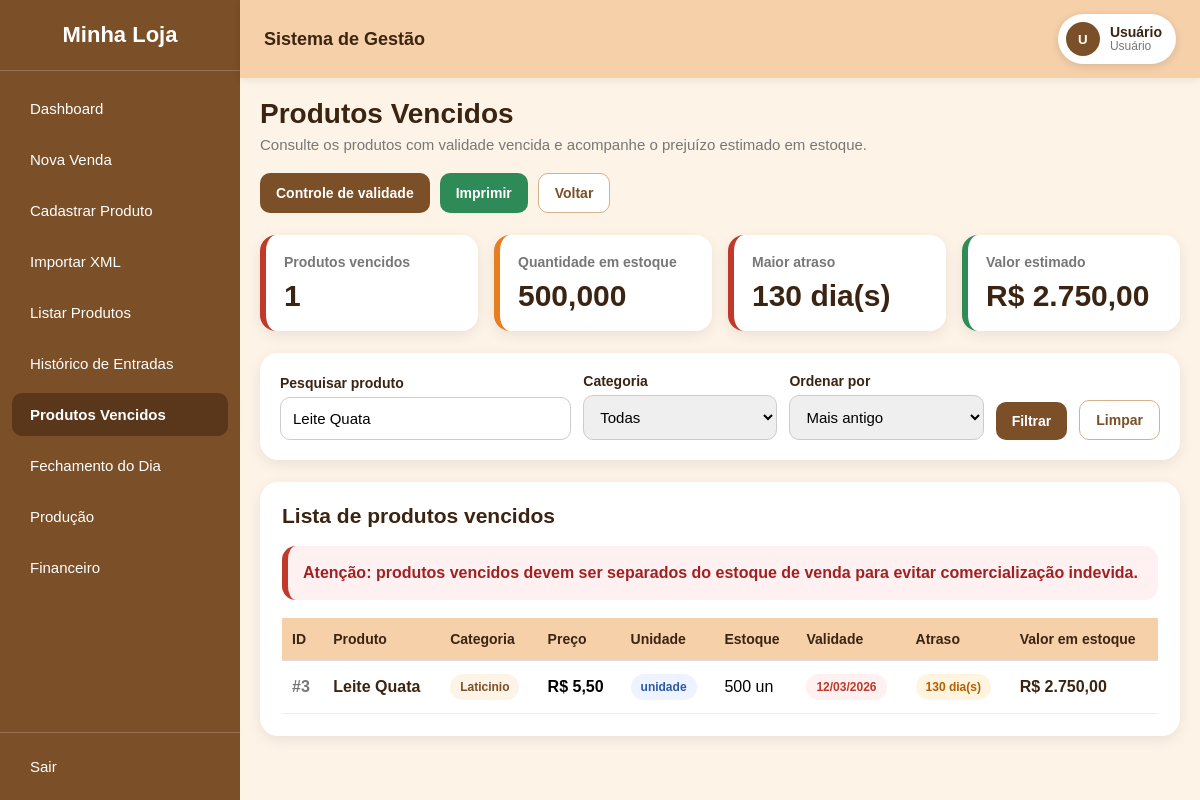
The app's page /views/vencidos.php?busca=Leite Quata (signed in) with its own data.
### tables this page shows
CREATE TABLE `produtos` (
  `id` int(11) NOT NULL AUTO_INCREMENT,
  `nome` varchar(100) NOT NULL,
  `preco` decimal(10,2) NOT NULL DEFAULT 0.00,
  `unidade_medida` enum('unidade','kg') NOT NULL DEFAULT 'unidade',
  `categoria` varchar(50) DEFAULT NULL,
  `validade` date DEFAULT NULL,
  `estoque` decimal(10,3) NOT NULL DEFAULT 0.000,
  `estoque_minimo` decimal(10,3) NOT NULL DEFAULT 5.000,
  `criado_em` timestamp NOT NULL DEFAULT current_timestamp(),
  PRIMARY KEY (`id`),
  KEY `idx_produtos_nome` (`nome`),
  KEY `idx_produtos_categoria` (`categoria`),
  KEY `idx_produtos_validade` (`validade`)
);

### utils.php (called while the page is built, shortened)
<?php
function e($str) {
    return htmlspecialchars($str ?? '', ENT_QUOTES, 'UTF-8');
}

### views/vencidos.php (the view, shortened to what this page needs)
<?php
require_once __DIR__ . '/../pdo.php';
require_once __DIR__ . '/../utils.php';
$busca = trim($_GET['busca'] ?? '');
$ordenar = $_GET['ordenar'] ?? 'mais_antigo';
$where = [
    "validade IS NOT NULL",
    "validade < CURDATE()"
];
$params = [];
if ($busca !== '') {
    $where[] = "nome LIKE ?";
    $params[] = "%{$busca}%";
}
$orderSql = "validade ASC";
$whereSql = implode(" AND ", $where);
$stmt = $pdo->prepare("
    SELECT
        id,
        nome,
        preco,
        unidade_medida,
        categoria,
        validade,
        estoque,
        estoque_minimo,
        DATEDIFF(CURDATE(), validade) AS dias_vencido,
        (preco * estoque) AS valor_em_estoque
    FROM produtos
    WHERE {$whereSql}
    ORDER BY {$orderSql}
");
$stmt->execute($params);
$produtos = $stmt->fetchAll(PDO::FETCH_ASSOC);
$total_produtos = count($produtos);
$total_estoque = 0;
$total_valor = 0;
$maior_atraso = 0;
foreach ($produtos as $p) {
    $total_estoque += (float)$p['estoque'];
    $total_valor += (float)$p['valor_em_estoque'];
    if ((int)$p['dias_vencido'] > $maior_atraso) {
        $maior_atraso = (int)$p['dias_vencido'];
    }
}
function formatarQuantidadeVencidos($quantidade, $unidade)
{
    return number_format((float)$quantidade, 0, ',', '.') . ' un';
}
function formatarDataVencidos($data)
{
    return date('d/m/Y', strtotime($data));
}
include __DIR__ . '/layout.php';
?>
<div class="vencidos-page">
    <div class="vencidos-header">
        <div class="vencidos-title">
            <h2>Produtos Vencidos</h2>
            <p>Consulte os produtos com validade vencida e acompanhe o prejuízo estimado em estoque.</p>
        </div>
        <div class="vencidos-actions">
            <a href="validade.php" class="venc-btn-link venc-btn-primary">
                Controle de validade
            </a>
            <button type="button" class="venc-btn venc-btn-print" onclick="window.print()">
                Imprimir
            </button>
            <a href="dashboard.php" class="venc-btn-link venc-btn-secondary">
                Voltar
            </a>
        </div>
    </div>
    <div class="venc-stats">
        <div class="venc-stat-card">
            <span>Produtos vencidos</span>
            <h3><?= e($total_produtos) ?></h3>
        </div>
        <div class="venc-stat-card orange">
            <span>Quantidade em estoque</span>
            <h3><?= number_format($total_estoque, 3, ',', '.') ?></h3>
        </div>
        <div class="venc-stat-card">
            <span>Maior atraso</span>
            <h3><?= e($maior_atraso) ?> dia(s)</h3>
        </div>
        <div class="venc-stat-card green">
            <span>Valor estimado</span>
            <h3>R$ <?= number_format($total_valor, 2, ',', '.') ?></h3>
        </div>
    </div>
    <div class="venc-filter-card">
        <form method="GET" class="filtro-form">
            <div class="form-group">
                <label>Pesquisar produto</label>
                <input
                    type="text"
                    name="busca"
                    value="<?= e($busca) ?>"
                    placeholder="Digite o nome do produto"
                >
            </div>
            <div class="form-group">
                <label>Categoria</label>
                <select name="categoria">
                    <option value="">Todas</option>
                </select>
            </div>
            <div class="form-group">
                <label>Ordenar por</label>
                <select name="ordenar">
                    <option value="mais_antigo" <?= $ordenar === 'mais_antigo' ? 'selected' : '' ?>>
                        Mais antigo
                    </option>
                </select>
            </div>
            <button type="submit" class="venc-btn venc-btn-primary">
                Filtrar
            </button>
            <a href="vencidos.php" class="venc-btn-link venc-btn-secondary">
                Limpar
            </a>
        </form>
    </div>
    <?php if (count($produtos) > 0): ?>
        <div class="vencidos-card">
            <div class="card-header">
                <h3>Lista de produtos vencidos</h3>
            </div>
            <div class="alerta-box">
                Atenção: produtos vencidos devem ser separados do estoque de venda para evitar comercialização indevida.
            </div>
            <div class="table-wrap">
                <table class="vencidos-table">
                    <thead>
                        <tr>
                            <th>ID</th>
                            <th>Produto</th>
                            <th>Categoria</th>
                            <th>Preço</th>
                            <th>Unidade</th>
                            <th>Estoque</th>
                            <th>Validade</th>
                            <th>Atraso</th>
                            <th>Valor em estoque</th>
                        </tr>
                    </thead>
                    <tbody>
                        <?php foreach ($produtos as $p): ?>
                            <tr id="produto-row-<?= e($p['id']) ?>">
                                <td class="produto-id">#<?= e($p['id']) ?></td>
                                <td>
                                    <span class="produto-nome">
                                        <?= e($p['nome']) ?>
                                    </span>
                                </td>
                                <td>
                                    <span class="badge badge-cat">
                                        <?= e($p['categoria'] ?: 'Sem categoria') ?>
                                    </span>
                                </td>
                                <td>
                                    <strong>R$ <?= number_format((float)$p['preco'], 2, ',', '.') ?></strong>
                                </td>
                                <td>
                                    <span class="badge badge-info">
                                        <?= e($p['unidade_medida']) ?>
                                    </span>
                                </td>
                                <td>
                                    <?= e(formatarQuantidadeVencidos($p['estoque'], $p['unidade_medida'])) ?>
                                </td>
                                <td>
                                    <span class="badge badge-danger">
                                        <?= e(formatarDataVencidos($p['validade'])) ?>
                                    </span>
                                </td>
                                <td>
                                    <span class="badge badge-orange">
                                        <?= e($p['dias_vencido']) ?> dia(s)
                                    </span>
                                </td>
                                <td class="valor">
                                    R$ <?= number_format((float)$p['valor_em_estoque'], 2, ',', '.') ?>
                                </td>
                            </tr>
                        <?php endforeach; ?>
                    </tbody>
                </table>
            </div>
        </div>
    <?php endif; ?>
</div>
</div>
</div>
</div>
</body>
</html>

### views/layout.php (style rules this page uses)
* { margin:0; padding:0; box-sizing:border-box; }
body { font-family: Arial, sans-serif; }
button { padding:10px 15px; background:#7b4f27; color:white; border:none; border-radius:8px; cursor:pointer; }
input, select { width:100%; padding:10px; margin-top:5px; margin-bottom:15px; border-radius:8px; border:1px solid #ccc; }
table { width:100%; border-collapse:collapse; margin-top:15px; }
th, td { padding:10px; border-bottom:1px solid #ddd; text-align:left; }
th { background:#f5d0a9; }

### views/vencidos.php (style rules this page uses)
.vencidos-page { display:flex; flex-direction:column; gap:22px; }
.vencidos-header { display:flex; justify-content:space-between; align-items:center; gap:20px; flex-wrap:wrap; }
.vencidos-title h2 { font-size:28px; color:#3b2411; margin-bottom:6px; }
.vencidos-title p { color:#777; font-size:15px; }
.vencidos-actions { display:flex; gap:10px; flex-wrap:wrap; }
.venc-btn, .venc-btn-link { border:0; border-radius:10px; padding:11px 16px; cursor:pointer; font-weight:bold; font-size:14px; text-decoration:none; display:inline-flex; align-items:center; justify-content:center; transition:0.3s; }
.venc-btn-primary { background:#7b4f27; color:white; }
.venc-btn-secondary { background:white; color:#7b4f27; border:1px solid #d6b089; }
.venc-btn-print { background:#2e8b57; color:white; }
.venc-stats { display:grid; grid-template-columns:repeat(auto-fit, minmax(210px, 1fr)); gap:16px; }
.venc-stat-card { background:white; border-radius:16px; padding:18px; box-shadow:0 4px 14px rgba(0,0,0,0.08); border-left:6px solid #c0392b; }
.venc-stat-card span { color:#777; font-weight:bold; font-size:14px; }
.venc-stat-card h3 { margin-top:8px; color:#3b2411; font-size:30px; }
.venc-stat-card.orange { border-left-color:#e67e22; }
.venc-stat-card.green { border-left-color:#2e8b57; }
.venc-filter-card { background:white; border-radius:18px; padding:20px; box-shadow:0 4px 14px rgba(0,0,0,0.08); }
.filtro-form { display:grid; grid-template-columns:1.5fr 1fr 1fr auto auto; gap:12px; align-items:end; }
.form-group label { display:block; color:#3b2411; font-weight:bold; margin-bottom:6px; font-size:14px; }
.form-group input, .form-group select { margin:0; width:100%; padding:12px; border-radius:10px; border:1px solid #ccc; font-size:15px; }
.vencidos-card { background:white; border-radius:18px; padding:22px; box-shadow:0 4px 14px rgba(0,0,0,0.08); }
.card-header { display:flex; justify-content:space-between; align-items:center; gap:15px; flex-wrap:wrap; margin-bottom:18px; }
.card-header h3 { color:#3b2411; font-size:21px; }
.alerta-box { background:#fff1f1; color:#a02121; border-left:6px solid #c0392b; padding:15px; border-radius:14px; line-height:1.5; margin-bottom:18px; font-weight:bold; }
.table-wrap { width:100%; overflow-x:auto; }
.vencidos-table { width:100%; border-collapse:collapse; margin-top:0; }
.vencidos-table th { background:#f5d0a9; color:#3b2411; padding:13px 10px; font-size:14px; white-space:nowrap; }
.vencidos-table td { padding:13px 10px; border-bottom:1px solid #eee; vertical-align:middle; }
.produto-id { color:#777; font-weight:bold; }
.produto-nome { color:#3b2411; font-weight:bold; }
.badge { display:inline-block; padding:6px 10px; border-radius:20px; font-size:12px; font-weight:bold; white-space:nowrap; }
.badge-danger { background:#fff1f1; color:#c0392b; }
.badge-orange { background:#fff4df; color:#b45f00; }
.badge-info { background:#eef3ff; color:#2c5aa0; }
.badge-cat { background:#fdf3e7; color:#7b4f27; }
.valor { font-weight:bold; color:#3b2411; }

### records on screen
produtos: id "3", nome "Leite Quata", categoria "Laticinio", preco "5,50", unidade_medida "unidade", formatarQuantidadeVencidos($p['estoque'], $p['unidade_medida']) "500 un", validade "12/03/2026", dias_vencido "130", valor_em_estoque "2.750,00"

### other values on screen
$primeira_letra "U"
$usuario_nome "Usuário"
$total_produtos "1"
$total_estoque "500,000"
$maior_atraso "130"
$total_valor "2.750,00"
